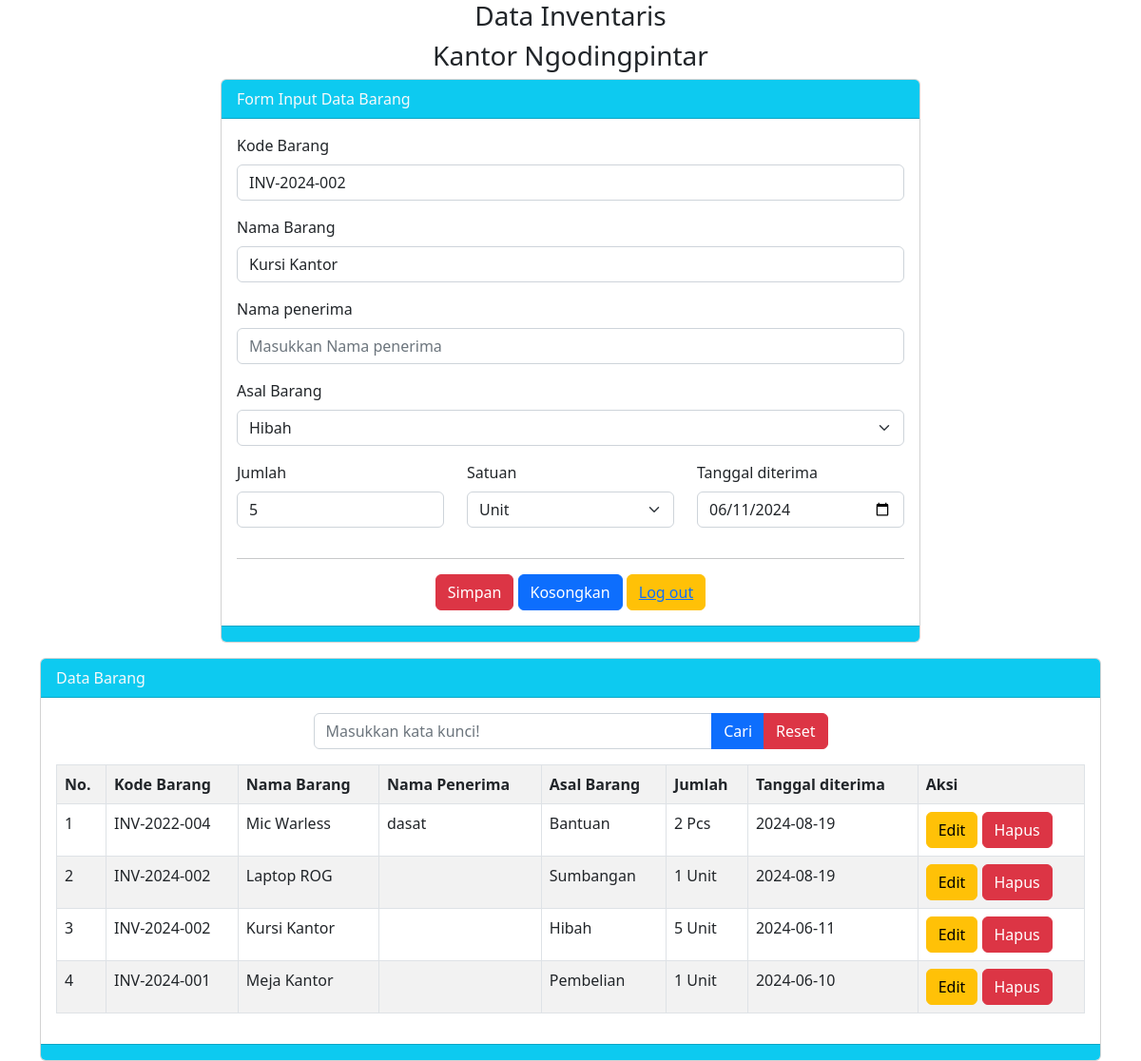
The page /indexs.php?hal=edit&id=2 on the database its author committed.
### tables this page shows
CREATE TABLE `tbbarang` (
  `id_barang` int(11) NOT NULL,
  `kode` varchar(15) NOT NULL,
  `nama` varchar(100) NOT NULL,
  `asal` varchar(25) NOT NULL,
  `jumlah` int(4) NOT NULL,
  `satuan` varchar(15) NOT NULL,
  `tanggal_diterima` date NOT NULL,
  `tanggal_simpan` timestamp NOT NULL DEFAULT current_timestamp() ON UPDATE current_timestamp(),
  `nama_penerima` varchar(25) NOT NULL
);

### indexs.php (the view, shortened to what this page needs)
<?php
$server = "localhost";
$user = "root";
$password = "";
$database = "crud";
$koneksi = mysqli_connect($server, $user, $password, $database) or die(mysqli_error($koneksi));
$q = mysqli_query($koneksi, "SELECT kode FROM tbbarang order by kode desc limit 1");
$datax = mysqli_fetch_array($q);
if ($datax) {
    $no_terakhir = substr($datax['kode'], -3);
    $no = $no_terakhir + 1;
    if ($no > 0 and $no < 10) {
        $kode = "00" . $no;
    } else if ($no > 10 and $no < 100) {
        $kode = "0" . $no;
    } else if ($no > 100) {
        $kode = $no;
    }
} else {
    $kode = "001";
}
$tahun = date('Y');
$vkode = "IVN-" . $tahun . '-' . $kode;
$vnama = "";
$vnama_penerima = "";
$vasal = "";
$vjumlah = "";
$vsatuan = "";
$vtanggal_diterima = "";
if (isset($_GET['hal'])) {
    if ($_GET['hal'] == "edit") {
        $tampil = mysqli_query($koneksi, "SELECT * FROM tbbarang WHERE id_barang = '$_GET[id]' ");
        $data = mysqli_fetch_array($tampil);
        if ($data) {
            $vkode = $data['kode'];
            $vnama = $data['nama'];
            $vnama_penerima = $data['nama_penerima'];
            $vasal = $data['asal'];
            $vjumlah = $data['jumlah'];
            $vsatuan = $data['satuan'];
            $vtanggal_diterima = $data['tanggal_diterima'];
        }
    } else if ($_GET['hal'] == "hapus") {
        $hapus = mysqli_query($koneksi, "DELETE FROM tbbarang WHERE id_barang = '$_GET[id]' ");
        if ($hapus) {
            echo "<script>
            alert('Hapus data Sukses!');
            document.location='indexs.php';
            </script>";
        } else {
            echo "<script>
            alert('Hapus data Gagal!');
            document.location='indexs.php';
            </script>";
        }
    }
}
?>
<!doctype html>
<html lang="en">
<head>
    <link href="https://cdn.jsdelivr.net/npm/bootstrap@5.2.0-beta1/dist/css/bootstrap.min.css" rel="stylesheet"
>
</head>
<body>
    <div class="container">
        <h3 class="text-center">Data Inventaris</h3>
        <h3 class="text-center">Kantor Ngodingpintar</h3>
        <div class="row">
            <div class="col-md-8 mx-auto">
                <div class="card">
                    <div class="card-header bg-info text-light">
                        Form Input Data Barang
                    </div>
                    <div class="card-body">
                        <form method="POST">
                            <div class="mb-3">
                                <label class="form-label">Kode Barang</label>
                                <input type="text" name="tkode" value="<?= $vkode ?>" class="form-control"
                                    placeholder="Masukkan Kode Barang">
                            </div>
                            <div class="mb-3">
                                <label class="form-label">Nama Barang</label>
                                <input type="text" name="tnama" value="<?= $vnama ?>" class="form-control"
                                    placeholder="Masukkan Nama Barang">
                            </div>
                            <div class="mb-3">
                                <label class="form-label">Nama penerima</label>
                                <input type="text" name="tnama_penerima" value="<?= $vnama_penerima ?>" class="form-control"
                                    placeholder="Masukkan Nama penerima">
                            </div>
                            <div class="mb-3">
                                <label class="form-label">Asal Barang</label>
                                <select class="form-select" name="tasal">
                                    <option value="<?= $vasal ?>"><?= $vasal ?></option>
                                </select>
                            </div>
                            <div class="row">
                                <div class="col">
                                    <div class="mb-3">
                                        <label class="form-label">Jumlah</label>
                                        <input type="number" name="tjumlah" value="<?= $vjumlah ?>" class="form-control"
                                            placeholder="Masukkan Jumlah Barang">
                                    </div>
                                </div>
                                <div class="col">
                                    <div class="mb-3">
                                        <label class="form-label">Satuan</label>
                                        <select class="form-select" name="tsatuan">
                                            <option value="<?= $vsatuan ?>"><?= $vsatuan ?></option>
                                        </select>
                                    </div>
                                </div>
                                <div class="col">
                                    <div class="mb-3">
                                        <label class="form-label">Tanggal diterima</label>
                                        <input type="date" name="ttanggal_diterima" value="<?= $vtanggal_diterima ?>"
                                            class="form-control" placeholder="Masukkan Jumlah Barang">
                                    </div>
                                </div>
                                <div class="text-center">
                                    <hr>
                                    <button class="btn btn-danger" name="bsimpan" type="submit">Simpan</button>
                                    <button class="btn btn-primary" name="bkosongkan" type="reset">Kosongkan</button>
                                    <button class="btn btn-warning"><a href="index.php">Log out</a></button>
                                </div>
                            </div>
                        </form>
                    </div>
                    <div class="card-footer bg-info">
                    </div>
                </div>
            </div>
        </div>
        <div class="card mt-3">
            <div class="card-header bg-info text-light">
                Data Barang
            </div>
            <div class="card-body">
                <div class="col-md-6 mx-auto">
                    <form method="POST">
                        <div class="input-group mb-3">
                            <input type="text" name="tcari" value="<?= @$_POST['tcari'] ?>" class="form-control"
                                placeholder="Masukkan kata kunci!">
                            <button class="btn btn-primary" name="bcari" type="submit">Cari</button>
                            <button class="btn btn-danger" name="breset" type="submit">Reset</button>
                        </div>
                    </form>
                </div>
                <table class="table table-striped table-hover table-bordered">
                    <tr>
                        <th>No.</th>
                        <th>Kode Barang</th>
                        <th>Nama Barang</th>
                        <th>Nama Penerima</th>
                        <th>Asal Barang</th>
                        <th>Jumlah</th>
                        <th>Tanggal diterima</th>
                        <th>Aksi</th>
                    </tr>
                    <?php
                    $no = 1;
                    if (isset($_POST['bcari'])) {
                        $keyword = $_POST['tcari'];
                        $q = "SELECT * FROM tbbarang WHERE kode like '%$keyword%' or nama like  '%$keyword%' or nama_penerima like '%$keyword%' or asal like '%$keyword%' order by id_barang desc  ";
                    } else {
                        $q = "SELECT * FROM tbbarang order by id_barang desc";
                    }
                    $tampil = mysqli_query($koneksi, $q);
                    while ($data = mysqli_fetch_array($tampil)) :
                    ?>
                    <tr>
                        <td><?= $no++ ?></td>
                        <td><?= $data['kode'] ?></td>
                        <td><?= $data['nama'] ?></td>
                        <td><?= $data['nama_penerima'] ?></td>
                        <td><?= $data['asal'] ?></td>
                        <td><?= $data['jumlah'] ?> <?= $data['satuan'] ?></td>
                        <td><?= $data['tanggal_diterima'] ?></td>
                        <td>
                            <a href="indexs.php?hal=edit&id=<?= $data['id_barang'] ?>" class="btn btn-warning">Edit</a>
                            <a href="indexs.php?hal=hapus&id=<?= $data['id_barang'] ?>" class="btn btn-danger"
                                onclick="return confirm('Apakah anda Yakin akan Hapus Data ini?')">Hapus</a>
                        </td>
                    </tr>
                    <?php endwhile; ?>
                </table>
            </div>
            <div class="card-footer bg-info">
            </div>
        </div>
    </div>
</body>
</html>

### rows shown on the page
tbbarang: tkode "INV-2024-002", tnama "Kursi Kantor", tasal "Hibah", tjumlah "5", tsatuan "Unit", ttanggal_diterima "06/11/2024", kode "INV-2024-002", nama "Kursi Kantor", asal "Hibah", jumlah "5", satuan "Unit", tanggal_diterima "2024-06-11"
tbbarang: kode "INV-2022-004", nama "Mic Warless", nama_penerima "dasat", asal "Bantuan", jumlah "2", satuan "Pcs", tanggal_diterima "2024-08-19"
tbbarang: kode "INV-2024-002", nama "Laptop ROG", asal "Sumbangan", jumlah "1", satuan "Unit", tanggal_diterima "2024-08-19"
tbbarang: kode "INV-2024-001", nama "Meja Kantor", asal "Pembelian", jumlah "1", satuan "Unit", tanggal_diterima "2024-06-10"
